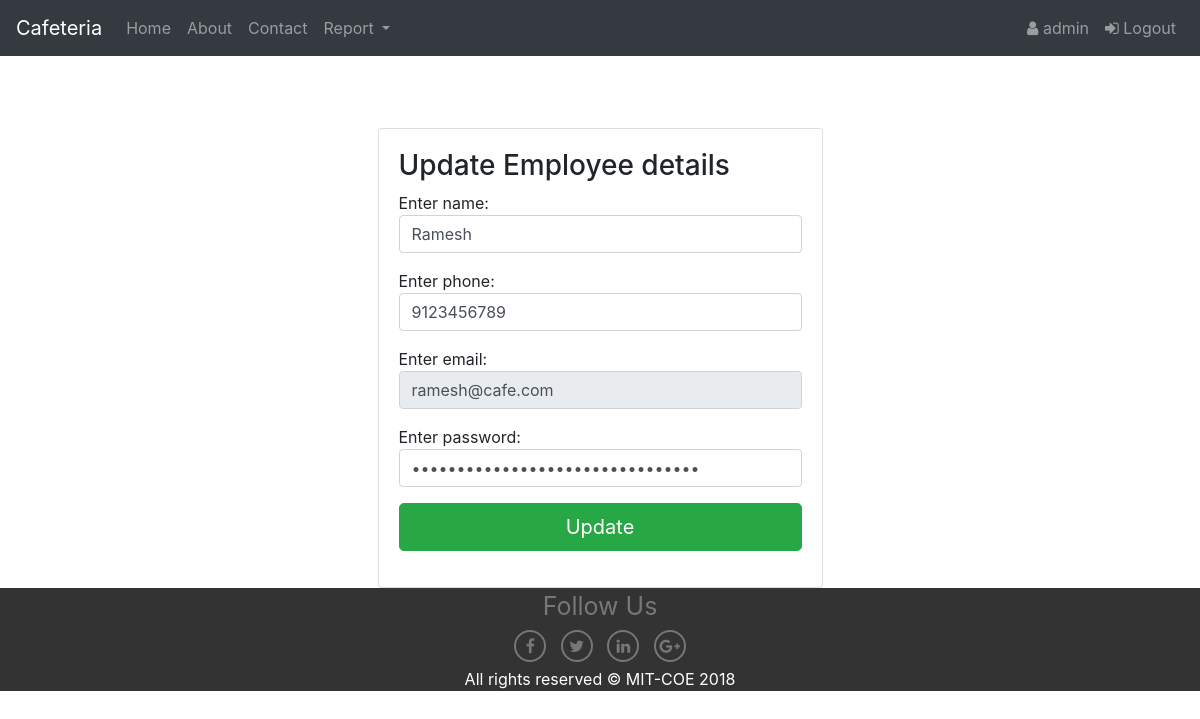
The page /manager/updateemp.php?eid=17 (signed in) on the database its author committed.
### tables this page shows
CREATE TABLE `employee` (
  `eid` int(11) NOT NULL,
  `name` varchar(30) NOT NULL,
  `phone` bigint(20) NOT NULL,
  `mail` varchar(100) NOT NULL,
  `password` varchar(50) NOT NULL,
  `mid` int(11) NOT NULL
);

### manager/updateemp.php (the view, shortened to what this page needs)
<?php
include("dbcon.php");
    $update_id=$_GET['eid'];
    $sql="SELECT * FROM `employee` WHERE `eid`='$update_id'";
    $run=mysqli_query($con,$sql);
    $data=mysqli_fetch_assoc($run);
?>
<html>
<head lang="en">
    <link rel="stylesheet" href="https://stackpath.bootstrapcdn.com/bootstrap/4.1.3/css/bootstrap.min.css">
</head>
<body>
<?php
    include("header.php");
    ?>
<div class="container pt-5">
    <div class="row justify-content-md-center">
        <div class="col-md-5  ">
            <div class="card">
                <div class="card-body">
                    <h3 class="panel-title">Update Employee details</h3>
                    <form role="form" method="post" action="updatedata.php">
                        <fieldset>
                            <div class="form-group">
                              Enter name: <input class="form-control" name="name" type="text" value=<?php echo $data['name']; ?> pattern="[A-Za-z ]+" title="Only Letters allowed" required autofocus>
                            </div>
                            <div class="form-group">
                              Enter phone: <input class="form-control" name="phone" type="text" value=<?php echo $data['phone']; ?> pattern="[789][0-9]{9}" title="Enter valid Phone number" required>
                            </div>
                            <div class="form-group">
                              Enter email: <input class="form-control" name="email" type="email" readonly="readonly" value=<?php echo $data['mail']; ?> required>
                            </div>
                            <div class="form-group">
                              Enter password: <input class="form-control" name="pass" type="password" value=<?php echo $data['password']; ?> pattern="(?=.*\d)(?=.*[a-z])(?=.*[A-Z]).{6,}" title="Must contain at least one number and one uppercase and lowercase letter, and at least 8 or more characters" required>
                            </div>
                            <input class="btn btn-lg btn-success btn-block" type="submit" value="Update" name="register" >
                        </fieldset>
                    </form>
                </div>
            </div>
        </div>
    </div>
</div>
<?php
    include("footer.php");
?>
</body>
</html>

### rows shown on the page
employee: name "Ramesh", phone "9123456789", email "ramesh@cafe.com"

### other values the page prints
$_SESSION['username'] "admin"
